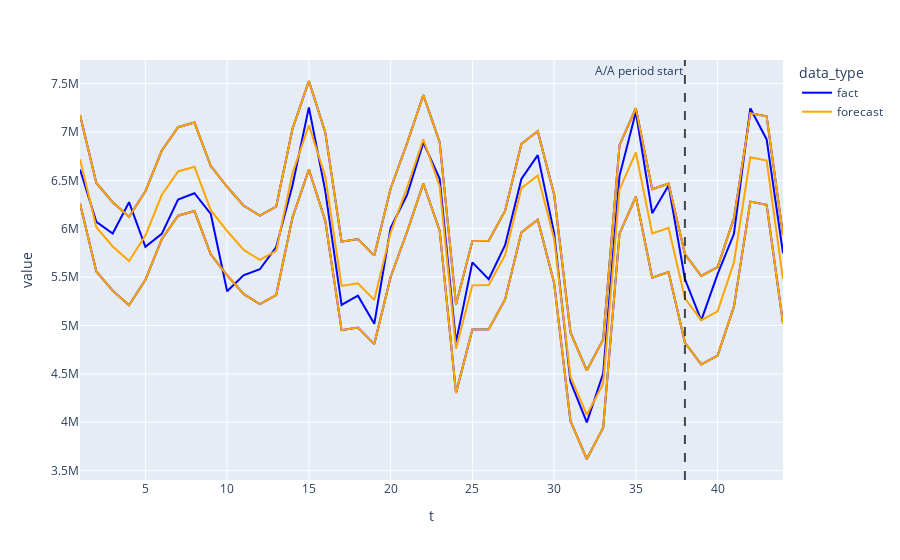

Notebook cell for this chart:
### Code cell
df_revenue_forecast = forecast_for_ab(df_prepilot, df_pilot, mtr = 'value')
